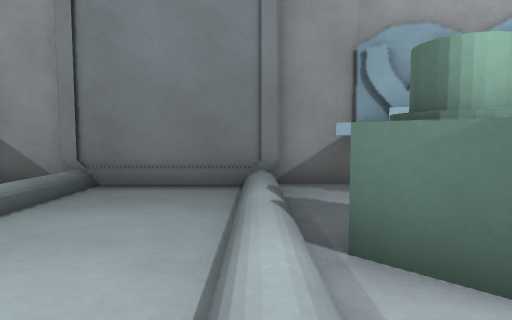
[1] (above)

16 first-person views from a walk through a level from a Godot 3-D game. The camera is 1.3 m above the floor, tilts 4° down and sees 75° across. The floor is counted in squares, 1 m on a side. Each view is taken from the middle of a square. On the plan, view 1 faces up. The plan holds only what a view shows up to about 14 squares ahead; the rest is blank. Some surface patterns are stand-ins.

[2]
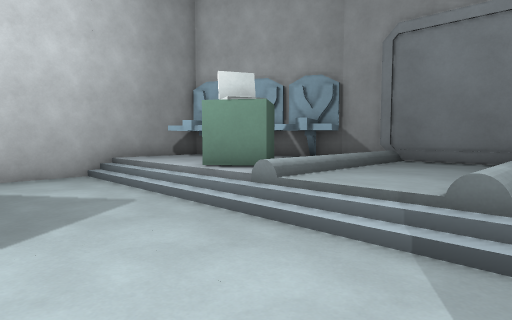

[3]
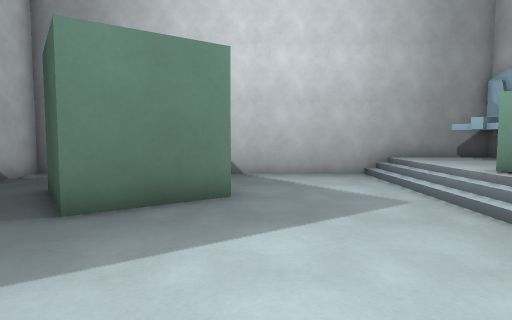

[4]
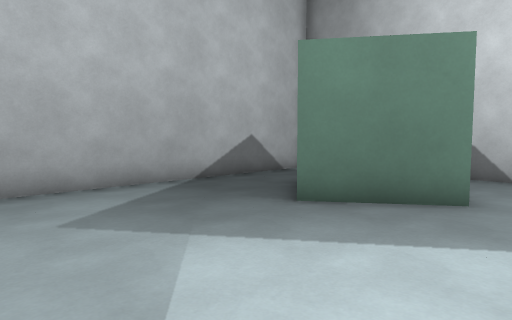

[5]
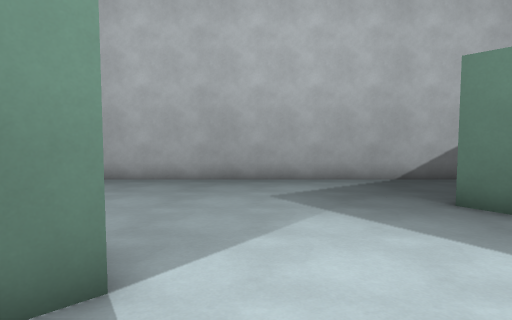

[6]
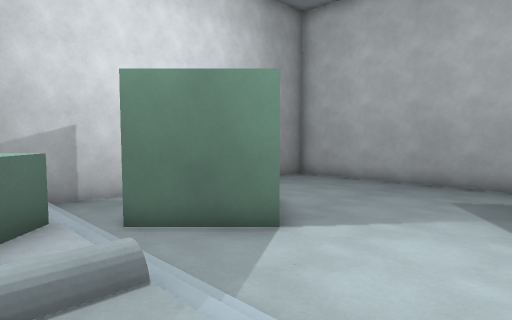

[7]
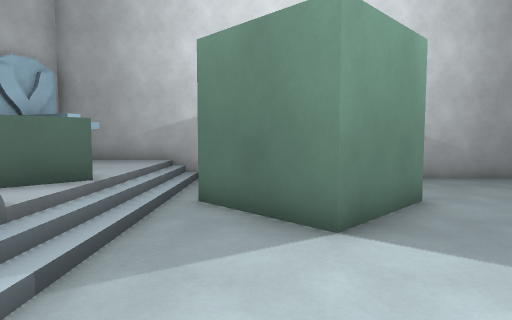

[8]
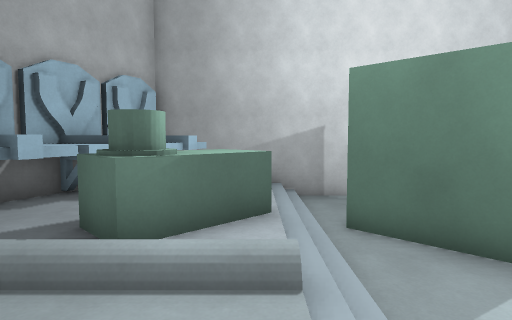

[9]
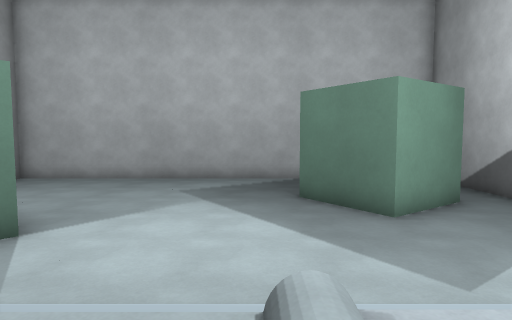

[10]
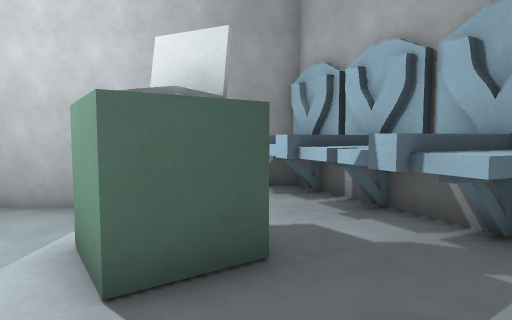

[11]
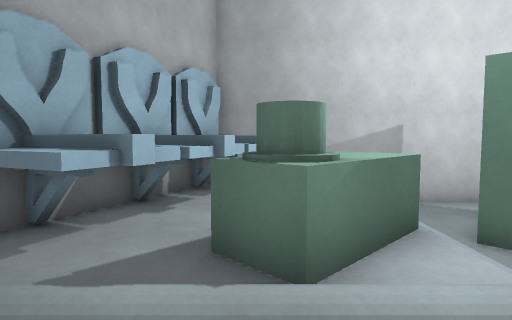

[12]
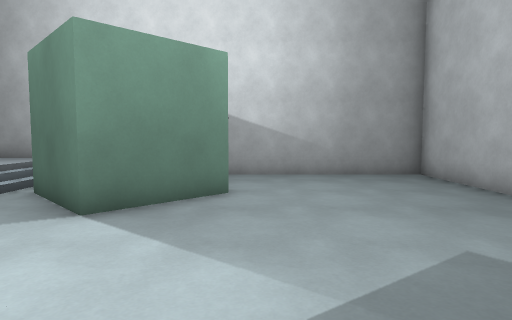

[13]
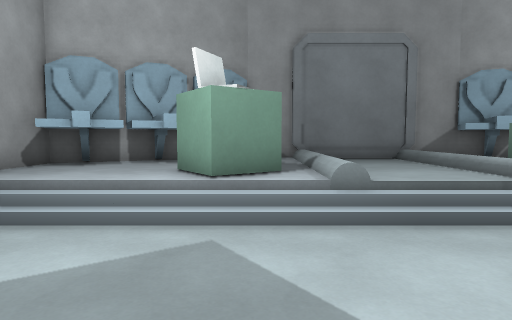

[14]
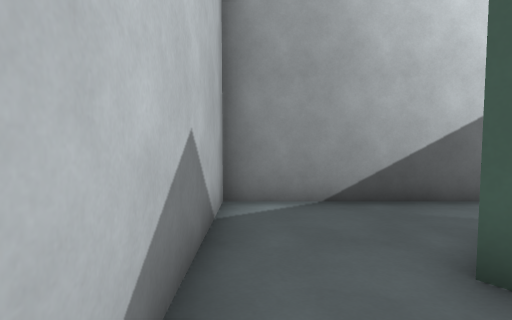

[15]
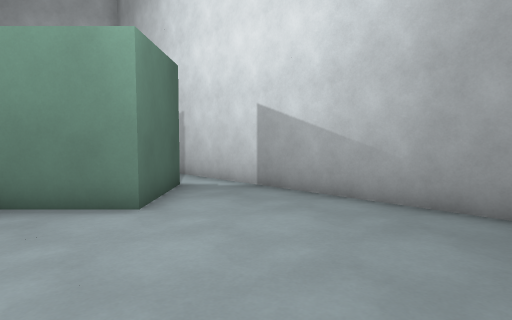

[16]
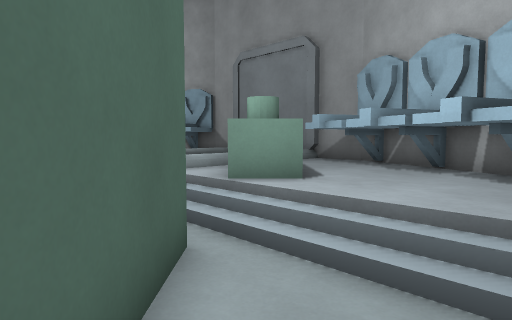

### Floor plan
Key: @ floor where view 1 was taken; # wall or solid block; . main floor; : floor 0.5 m higher than the main floor; + floor 1 m higher than the main floor; / step, stairs or slope; D closed door; ^ raised ledge; B block; O other object.
Columns run from 11 left of view 1 to 8 right of it. Each row starts with its distance up from view 1.
  7      ###DDDD###
  6    ###^:DDDD#^###
  5  ###^^^//::+#^^^##
  4 ##^^^^#//::+ #^^^^##
  3 #^^^# B//::+OO:#^^:#
  2 ##:::BB//::+OOO::::#
  1 #::::B://::/:OO::::#
  0 #//////////@///////#
 -1 #..............#...#
 -2 #.............###..#
 -3 #............## #..#
 -4 #............####..#
 -5 #...BB........##...#
 -6 #..B  B............#
 -7 #..   B............#
 -8 #... B.............#
 -9 #...B..............#
-10 #..................#
-11 #..................#
-12 ####################

Where each view was taken, in squares from view 1:
view 1: 0 up, 0 right, facing up
view 2: 4 down, 1 right, facing up-left
view 3: 4 down, 1 right, facing left
view 4: 3 down, 1 right, facing down-left
view 5: 0 up, 0 right, facing down
view 6: 2 up, 3 left, facing down-right
view 7: 2 down, 3 left, facing right
view 8: 1 up, 3 left, facing right
view 9: 3 up, 3 left, facing down
view 10: 3 up, 2 left, facing left
view 11: 3 up, 2 left, facing right
view 12: 6 down, 4 left, facing right
view 13: 5 down, 5 left, facing up
view 14: 11 down, 4 left, facing left
view 15: 11 down, 1 right, facing up-right
view 16: 3 down, 7 right, facing up-left
